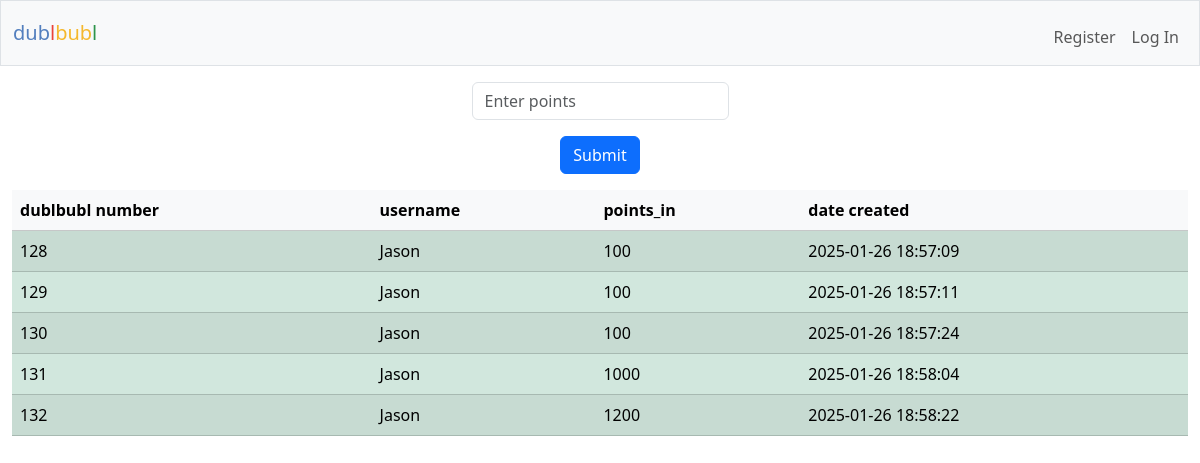
The page / on the database its author committed.
### tables this page shows
CREATE TABLE dublbubl (
    row_id INTEGER PRIMARY KEY AUTOINCREMENT NOT NULL,
    user_id INTEGER NOT NULL,
    username TEXT NOT NULL,
    points_in INTEGER NOT NULL,
    points_out INTEGER NOT NULL,
    date_created TEXT NOT NULL,        
    FOREIGN KEY (user_id) REFERENCES users(id)
    FOREIGN KEY (username) REFERENCES users(username)
);

### app.py (the view)
@app.route("/", methods=["GET", "POST"])
def index():
    dublbubl = cur.execute("SELECT * FROM dublbubl").fetchall()
    current_points_in = cur.execute("SELECT current_points_in FROM points_tracker").fetchone()
    print(f"Current points in points tracker: {current_points_in[0]}")
    points = request.form.get("points")
    current_date = datetime.datetime.now().strftime("%Y-%m-%d %H:%M:%S")
    if request.method == "POST":
        if not points:
            return "No points entered"
        try:
            points = int(points)
        except ValueError:
            return "Invalid Input"
        if points is None:
            return "Invalid Input"
        elif points <= 0:
            return "Points must be postiive"
        user_id = session["user_id"]
        user = cur.execute("SELECT * FROM users WHERE id = ?", (user_id,)).fetchone()
        try:
            cur.execute("""
            INSERT INTO dublbubl (row_id, user_id, username, points_in, points_out, date_created)
            VALUES (?, ?, ?, ?, ?, ?)
            """, (None, user[0], user[1], points, (points * 2), current_date))
            con.commit()
        except Exception as e:
            print(f"Error inserting row into dublbubl: {e}")
            con.rollback()
        row_count = cur.execute("SELECT COUNT(*) FROM dublbubl").fetchone()[0]
        print(f"Number of rows in dublbubl: {row_count}")
        if row_count > 1:
            if current_points_in:
                new_points_in = current_points_in[0] + points
                cur.execute("UPDATE points_tracker SET current_points_in = ?, date_created = ?", (new_points_in, current_date))
            else:
                cur.execute("INSERT INTO points_tracker (current_points_in, date_created) VALUES (?, ?)", (points, current_date))
            con.commit()
        else:
            new_points_in = current_points_in[0] if current_points_in else 0
        oldest_row_points_out = cur.execute("SELECT points_out FROM dublbubl ORDER BY row_id ASC LIMIT 1").fetchone()
        print(f"Current_points_in: {current_points_in[0]}")
        while new_points_in >= oldest_row_points_out[0]:
            print(f"Oldest row points_out: {oldest_row_points_out[0]}")
            oldest_row_id = cur.execute("SELECT row_id FROM dublbubl ORDER BY row_id ASC LIMIT 1").fetchone()
            print(f"Current points before deletion: {current_points_in[0]}")
            cur.execute("DELETE FROM dublbubl WHERE row_id = ?", (oldest_row_id[0],))
            con.commit()
            print(f"Deleting row with points_out: {oldest_row_points_out[0]}")
            remaining_points_in = new_points_in - oldest_row_points_out[0]
            cur.execute("UPDATE points_tracker SET current_points_in = ?, date_created = ?", (remaining_points_in, current_date))
            con.commit()
            new_points_in = remaining_points_in
            oldest_row_points_out = cur.execute("SELECT points_out FROM dublbubl ORDER BY row_id ASC LIMIT 1").fetchone()
            if oldest_row_points_out is None:
                break
        return redirect("/")
    else:
        return render_template('index.html', dublbubl=dublbubl)

### app.py (called while the page is built)
@app.after_request
def after_request(response):
    response.headers["Cache-Control"] = "no-cache, no-store, must-revalidate"
    response.headers["Expires"] = 0
    response.headers["Pragma"] = "no-cache"
    return response

### templates/index.html
{% extends "layout.html" %}
{% block main %}
<form action="/" method="post">
  <div class="mb-3">
      <input class="form-control mx-auto w-auto" name="points" placeholder="Enter points" type="number">
  </div>
  <button class="btn btn-primary" type="submit">Submit</button>
</form>
<table class="table table-success table-striped table-md">
  <thead>
    <tr class="table-light">
      <th class="table-light">dublbubl number</th>
      <th class="table-light">username</th>
      <th class="table-light">points_in</th>
      <th class="table-light">date created</th>
    </tr>
  </thead>
  <tbody>
    {% for row in dublbubl %}
    <tr class="table-secondary">
      <td class="table-success">{{ row[0] }}</td>
      <td class="table-success">{{ row[2] }}</td>
      <td class="table-success">{{ row[3] }}</td>
      <td class="table-success">{{ row[5] }}</td>
    </tr>
    {% endfor %}
  </tbody>
</table>
{% endblock %}

### templates/layout.html (shortened to what this page needs)
<!DOCTYPE html>
<html lang="en">
  <head>
    <link href="https://cdn.jsdelivr.net/npm/bootstrap@5.3.3/dist/css/bootstrap.min.css" rel="stylesheet">
    <link rel="stylesheet" href="/static/style.css">
  </head>
  <body>
    <nav class="bg-light border navbar navbar-expand-md navbar-light">
      <div class="container-fluid">
          <a class="navbar-brand" href="/"><span class="blue">dub</span><span class="red">l</span><span class="yellow">bub</span><span class="green">l</span></a>
          <div class="collapse navbar-collapse" id="navbar">
              {% if session["user_id"] %}
                  <ul class="navbar-nav me-auto mt-2">
                      <li class="nav-item"><a class="nav-link" href="/quote">Quote</a></li>
                      <li class="nav-item"><a class="nav-link" href="/buy">Buy</a></li>
                      <li class="nav-item"><a class="nav-link" href="/sell">Sell</a></li>
                      <li class="nav-item"><a class="nav-link" href="/history">History</a></li>
                  </ul>
                  <ul class="navbar-nav ms-auto mt-2">
                      <li class="nav-item"><a class="nav-link" href="/account">Account</a></li>
                      <li class="nav-item"><a class="nav-link" href="/logout">Log Out</a></li>
                  </ul>
              {% else %}
                  <ul class="navbar-nav ms-auto mt-2">
                      <li class="nav-item"><a class="nav-link" href="/register">Register</a></li>
                      <li class="nav-item"><a class="nav-link" href="/login">Log In</a></li>
                  </ul>
              {% endif %}
          </div>
      </div>
  </nav>
      <main class="container-fluid">
        {% block main %}{% endblock %}
      </main>
  </body>
</html>

### static/style.css (style rules this page uses)
* { margin: 0; padding: 0; box-sizing: border-box; }
html { font-family:Arial, Helvetica, sans-serif; font-size: 1rem; }
body { height: 100vh; }
nav .navbar-brand .blue { color: #537fbe; }
nav .navbar-brand .red { color: #ea433b; }
nav .navbar-brand .yellow { color: #f5b82e; }
nav .navbar-brand .green { color: #2e944b; }
form { text-align: center; margin: 1em auto; }

### rows shown on the page
dublbubl: row_id "128", username "Jason", points_in "100", date_created "2025-01-26 18:57:09"
dublbubl: row_id "129", username "Jason", points_in "100", date_created "2025-01-26 18:57:11"
dublbubl: row_id "130", username "Jason", points_in "100", date_created "2025-01-26 18:57:24"
dublbubl: row_id "131", username "Jason", points_in "1000", date_created "2025-01-26 18:58:04"
dublbubl: row_id "132", username "Jason", points_in "1200", date_created "2025-01-26 18:58:22"
